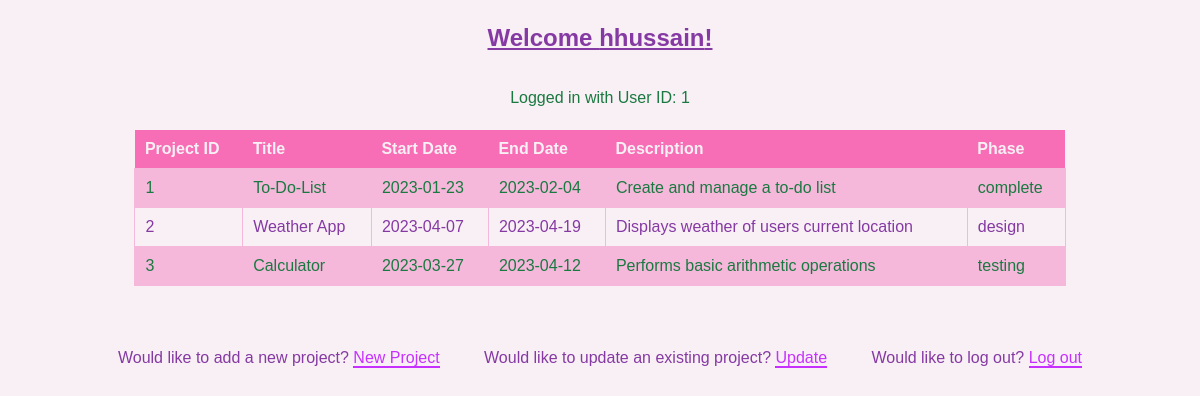
The page /registered-user.php (signed in) on the database its author committed.
### tables this page shows
CREATE TABLE `users` (
  `uid` int UNSIGNED NOT NULL,
  `username` varchar(255) NOT NULL,
  `password` varchar(255) NOT NULL,
  `email` varchar(255) NOT NULL
);

CREATE TABLE `projects` (
  `pid` int UNSIGNED NOT NULL,
  `title` varchar(100) NOT NULL,
  `start_date` date DEFAULT NULL,
  `end_date` date DEFAULT NULL,
  `phase` enum('design','development','testing','deployment','complete') DEFAULT NULL,
  `description` varchar(500) DEFAULT NULL,
  `uid` int UNSIGNED NOT NULL
);

### registered-user.php (the view, shortened to what this page needs)
<?php
    require_once('connectdb.php');
        if(isset($_SESSION['username'])){
          $username=$_SESSION['username'];
	        echo "<h2> Welcome ".$_SESSION['username']."! </h2>";
          $query = "SELECT uid from users where username = '$username'";
          $rows=$db->query($query);
          $row=$rows->fetch(PDO::FETCH_ASSOC);
          $uid = $row['uid'];
            echo "<p> Logged in with User ID: " . $uid . "</h2>";
          try{
            $query="SELECT * FROM projects";
            $rows=$db->query($query);
            if($rows && $rows->rowCount()> 0){
            ?>
            <table cellspacing="0"  cellpadding="5" id="projectTable" >
            <tr><th><b>Project ID</b></th>
	          <th><b>Title</b></th>
            <th><b>Start Date</b></th >
            <th><b>End Date</b></th>
            <th><b>Description</b></th >
            <th><b>Phase</b></th ></tr>
            <?php
            while  ($row =  $rows->fetch())	{
              echo  "<tr><td>" . $row['pid'] . "</td>";
				      echo  "<td>" . $row['title'] . "</td>";
				      echo  "<td>" . $row['start_date'] . "</td>";
              echo  "<td>" . $row['end_date'] . "</td>";
				      echo "<td>". $row['description'] . "</td>";
              echo  "<td>" . $row['phase'] . "</td></tr>\n";
			      }
            echo '</table>';
          } else {
            echo"<p>No course in the list.</p>\n";
          }
        }
        catch(PDOexception $exc){
          echo "Sorry, a database error occurred! <br>";
		      echo "Error details: <em>". $exc->getMessage()."</em>";
        }
    }
?>
<!DOCTYPE html>
<html lang="en">
<head>
    <link rel="stylesheet" href="style.css">
</head>
<body>
<div class='link'>
<p>Would like to add a new project? <a href="add-project.php">New Project</a>  </p>
<p>Would like to update an existing project? <a href="update-project.php">Update</a>  </p>
<p>Would like to log out? <a href="logout.php">Log out</a>  </p>
</div>
</body>
</html>

### style.css (style rules this page uses)
body { background-color: #f8f0f4; font-family:'Gill Sans', 'Gill Sans MT', Calibri, 'Trebuchet MS', sans-serif; color: #8539a3; }
h2 { margin: 10px 0; text-align: center; line-height: 1.5; padding: 10px; text-decoration: underline; color: #8539a3; }
#projectTable { border-collapse: collapse; width: 80%; margin: 20px auto; }
#projectTable th { font-weight: bold; background-color: #f86eb6; color: f8f0f4; padding: 10px; text-align: left; }
#projectTable td { padding: 10px; border: 1px solid #f5b7da; }
#projectTable tr:nth-child(even) { background-color: #f5b7da; color: 1a7941; }
.link { text-align: center; }
.link p { margin: 10px ; display: inline-block; color: #8539a3; }
p { margin: 10px 0; text-align: center; line-height: 1.5; padding: 10px; color: #1a7941; }
p a { color: #c731ff; text-decoration: none; border-bottom: 2px solid #c731ff; }

### rows shown on the page
users: uid "1"
projects: pid "1", title "To-Do-List", start_date "2023-01-23", end_date "2023-02-04", description "Create and manage a to-do list", phase "complete"
projects: pid "2", title "Weather App", start_date "2023-04-07", end_date "2023-04-19", description "Displays weather of users current location", phase "design"
projects: pid "3", title "Calculator", start_date "2023-03-27", end_date "2023-04-12", description "Performs basic arithmetic operations", phase "testing"

### other values the page prints
$_SESSION['username'] "hhussain"
